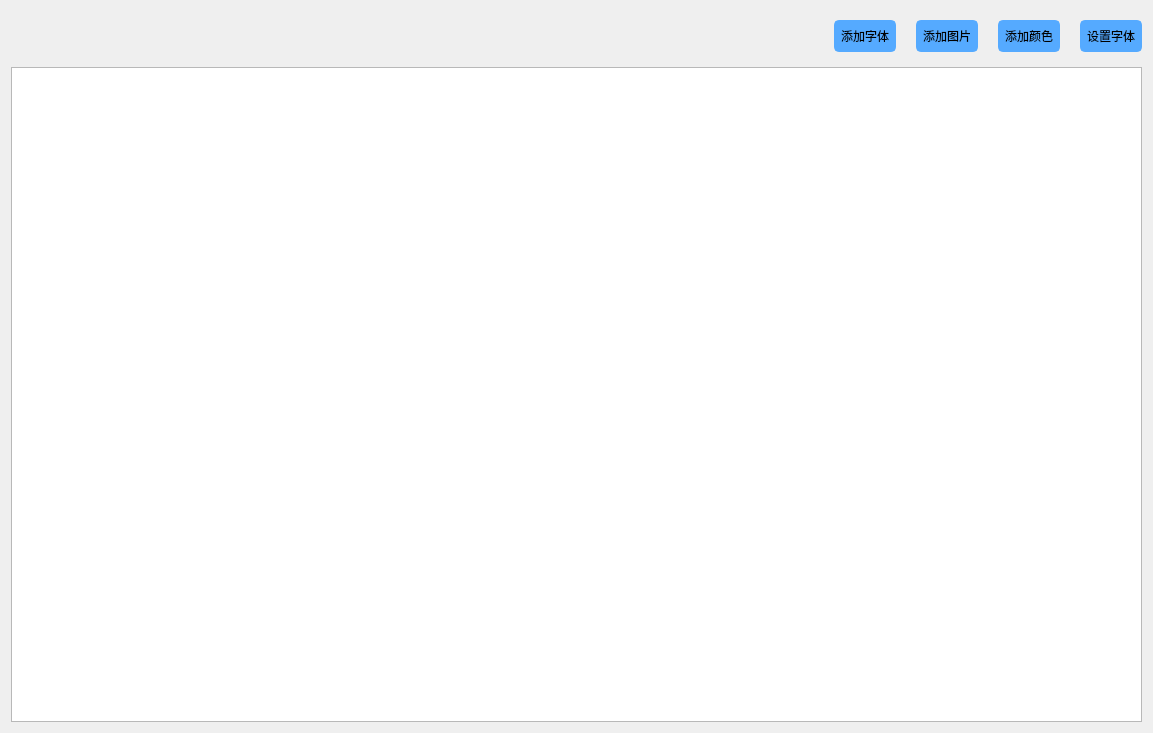
<?xml version="1.0" encoding="UTF-8"?>
<ui version="4.0">
 <class>CodeEditUI</class>
 <widget class="QWidget" name="CodeEditUI">
  <property name="geometry">
   <rect>
    <x>0</x>
    <y>0</y>
    <width>1153</width>
    <height>733</height>
   </rect>
  </property>
  <property name="windowTitle">
   <string>Form</string>
  </property>
  <property name="styleSheet">
   <string notr="true">#CodeEditUI{
border-color: rgb(85, 170, 255);
	border-width:0px;
	border-style:solid;
	border-radius:5px;
	padding:5px;
	font: 75 9pt &quot;微软雅黑&quot;;

}</string>
  </property>
  <layout class="QVBoxLayout" name="verticalLayout">
   <item>
    <widget class="QWidget" name="menuWidget" native="true">
     <property name="minimumSize">
      <size>
       <width>0</width>
       <height>50</height>
      </size>
     </property>
     <layout class="QHBoxLayout" name="horizontalLayout_4">
      <property name="spacing">
       <number>20</number>
      </property>
      <property name="leftMargin">
       <number>0</number>
      </property>
      <property name="topMargin">
       <number>0</number>
      </property>
      <property name="rightMargin">
       <number>0</number>
      </property>
      <property name="bottomMargin">
       <number>0</number>
      </property>
      <item>
       <spacer name="horizontalSpacer_2">
        <property name="orientation">
         <enum>Qt::Horizontal</enum>
        </property>
        <property name="sizeHint" stdset="0">
         <size>
          <width>40</width>
          <height>20</height>
         </size>
        </property>
       </spacer>
      </item>
      <item>
       <widget class="QPushButton" name="pushButton_5">
        <property name="sizePolicy">
         <sizepolicy hsizetype="Fixed" vsizetype="Fixed">
          <horstretch>0</horstretch>
          <verstretch>0</verstretch>
         </sizepolicy>
        </property>
        <property name="minimumSize">
         <size>
          <width>0</width>
          <height>30</height>
         </size>
        </property>
        <property name="styleSheet">
         <string notr="true">.QPushButton{
	background-color: rgb(85, 170, 255);
	border-color: rgb(85, 170, 255);
	border-width:2px;
	border-style:solid;
	border-radius:5px;
	padding:5px;
	font: 75 9pt &quot;微软雅黑&quot;;
}
.QPushButton:hover{
	
	border-color: rgb(255, 255, 255);
}</string>
        </property>
        <property name="text">
         <string>添加字体</string>
        </property>
       </widget>
      </item>
      <item>
       <widget class="QPushButton" name="pushButton_4">
        <property name="sizePolicy">
         <sizepolicy hsizetype="Fixed" vsizetype="Fixed">
          <horstretch>0</horstretch>
          <verstretch>0</verstretch>
         </sizepolicy>
        </property>
        <property name="minimumSize">
         <size>
          <width>0</width>
          <height>30</height>
         </size>
        </property>
        <property name="styleSheet">
         <string notr="true">.QPushButton{
	background-color: rgb(85, 170, 255);
	border-color: rgb(85, 170, 255);
	border-width:2px;
	border-style:solid;
	border-radius:5px;
	padding:5px;
	font: 75 9pt &quot;微软雅黑&quot;;
}
.QPushButton:hover{
	
	border-color: rgb(255, 255, 255);
}</string>
        </property>
        <property name="text">
         <string>添加图片</string>
        </property>
       </widget>
      </item>
      <item>
       <widget class="QPushButton" name="pushButton">
        <property name="sizePolicy">
         <sizepolicy hsizetype="Fixed" vsizetype="Fixed">
          <horstretch>0</horstretch>
          <verstretch>0</verstretch>
         </sizepolicy>
        </property>
        <property name="minimumSize">
         <size>
          <width>0</width>
          <height>30</height>
         </size>
        </property>
        <property name="styleSheet">
         <string notr="true">.QPushButton{
	background-color: rgb(85, 170, 255);
	border-color: rgb(85, 170, 255);
	border-width:2px;
	border-style:solid;
	border-radius:5px;
	padding:5px;
	font: 75 9pt &quot;微软雅黑&quot;;
}
.QPushButton:hover{
	
	border-color: rgb(255, 255, 255);
}</string>
        </property>
        <property name="text">
         <string>添加颜色</string>
        </property>
       </widget>
      </item>
      <item>
       <widget class="QPushButton" name="pushButton_2">
        <property name="sizePolicy">
         <sizepolicy hsizetype="Fixed" vsizetype="Fixed">
          <horstretch>0</horstretch>
          <verstretch>0</verstretch>
         </sizepolicy>
        </property>
        <property name="minimumSize">
         <size>
          <width>0</width>
          <height>30</height>
         </size>
        </property>
        <property name="styleSheet">
         <string notr="true">.QPushButton{
	background-color: rgb(85, 170, 255);
	border-color: rgb(85, 170, 255);
	border-width:2px;
	border-style:solid;
	border-radius:5px;
	padding:5px;
	font: 75 9pt &quot;微软雅黑&quot;;
}
.QPushButton:hover{
	
	border-color: rgb(255, 255, 255);
}</string>
        </property>
        <property name="text">
         <string>设置字体</string>
        </property>
       </widget>
      </item>
     </layout>
    </widget>
   </item>
   <item>
    <layout class="QHBoxLayout" name="horizontalLayout_3" stretch="3">
     <item>
      <widget class="CodeEditor" name="codeEditer">
       <property name="styleSheet">
        <string notr="true">.CodeEditor{

background-color: rgb(255, 255, 255);
	
	border-color: rgb(85, 170, 255);
	border-width:2px;
	border-style:solid;
	borde-radius:10px;
}</string>
       </property>
      </widget>
     </item>
    </layout>
   </item>
  </layout>
 </widget>
 <customwidgets>
  <customwidget>
   <class>CodeEditor</class>
   <extends>QPlainTextEdit</extends>
   <header>codeeditor.h</header>
  </customwidget>
 </customwidgets>
 <resources/>
 <connections/>
</ui>
